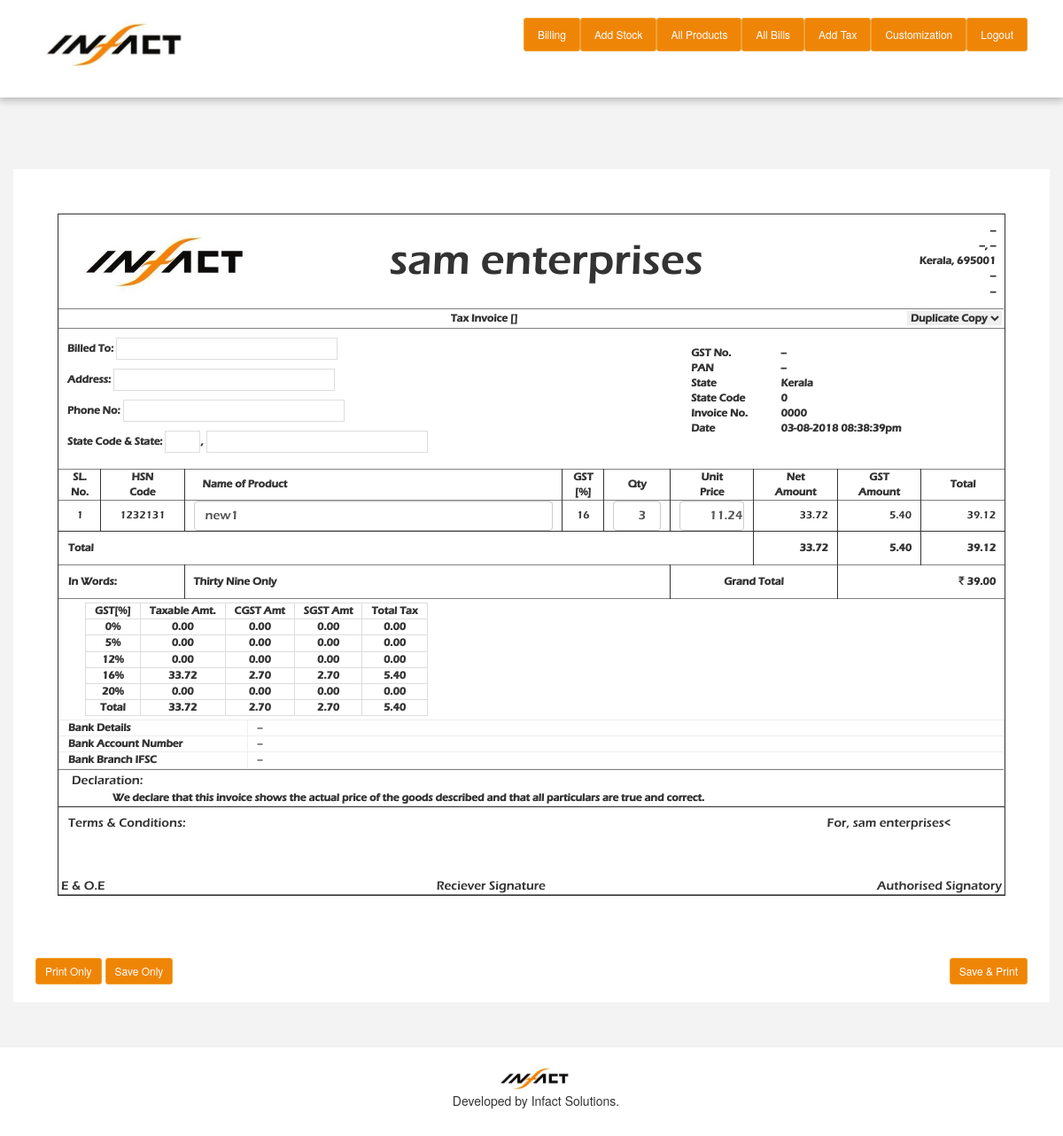
/edit_bill.php?id=44 (signed in), run on the app's committed database.
### tables this page shows
CREATE TABLE `company` (
  `id` int(11) NOT NULL AUTO_INCREMENT,
  `name` varchar(400) NOT NULL,
  `gst` varchar(30) NOT NULL,
  `pan` varchar(30) NOT NULL,
  `phone1` varchar(30) NOT NULL,
  `phone2` varchar(30) NOT NULL,
  `email` varchar(200) NOT NULL,
  `website` varchar(200) NOT NULL,
  `street` varchar(400) NOT NULL,
  `city` varchar(100) NOT NULL,
  `district` varchar(100) NOT NULL,
  `state` varchar(100) NOT NULL,
  `statecode` int(11) NOT NULL,
  `country` varchar(100) NOT NULL,
  `pin` int(11) NOT NULL,
  `bankname` varchar(100) NOT NULL,
  `bankaccno` varchar(100) NOT NULL,
  `bankifsc` varchar(100) NOT NULL,
  `created` date NOT NULL,
  `updated` date NOT NULL,
  `logo` varchar(200) NOT NULL,
  `password` varchar(50) NOT NULL,
  PRIMARY KEY (`id`)
);

CREATE TABLE `bill` (
  `id` int(11) NOT NULL AUTO_INCREMENT,
  `bill_no` int(11) NOT NULL,
  `cust_name` varchar(200) NOT NULL,
  `cust_state` varchar(50) NOT NULL,
  `state_code` varchar(11) NOT NULL,
  `cust_gst` varchar(30) NOT NULL,
  `cust_address` varchar(200) NOT NULL,
  `cust_phone` varchar(20) NOT NULL,
  `type` int(11) NOT NULL,
  `amount` decimal(15,2) NOT NULL,
  `creditbill` int(11) NOT NULL,
  `credit` decimal(15,2) NOT NULL,
  `paid` decimal(15,2) NOT NULL,
  `items` longtext NOT NULL,
  `created` date NOT NULL,
  `file_url` varchar(100) NOT NULL,
  `remarks` text NOT NULL,
  PRIMARY KEY (`id`)
);

CREATE TABLE `products` (
  `id` int(11) NOT NULL AUTO_INCREMENT,
  `uniqueid` varchar(10) NOT NULL,
  `title` varchar(300) NOT NULL,
  `buy_price` decimal(15,2) NOT NULL,
  `sell_price` decimal(15,2) NOT NULL,
  `stock` int(11) NOT NULL,
  `tax` int(11) NOT NULL,
  `created` date NOT NULL,
  `updated` date NOT NULL,
  `remarks` int(11) NOT NULL,
  PRIMARY KEY (`id`)
);

CREATE TABLE `tax` (
  `id` int(11) NOT NULL AUTO_INCREMENT,
  `title` varchar(100) NOT NULL,
  `value` int(11) NOT NULL,
  `created` date NOT NULL,
  `updated` date NOT NULL,
  PRIMARY KEY (`id`)
);

### edit_bill.php (the view, shortened to what this page needs)
<?php include("header.php");?>
<?php
$bill_id = $_GET['id'];
$title = $datalist_options = "";
$fetch_product_query = "SELECT * FROM `products`;";
$result = $conn->query($fetch_product_query);
if($result->num_rows>0){
	while($rows = $result->fetch_assoc()){
		$id 			= $rows['id'];
		$product_code 	= $rows['uniqueid'];
		$title 			= $rows['title'];
		$datalist_options .= '<option value="'.$title.'['.$product_code.']--'.$id.'">';
	}
}
else{
	$datalist_options .= '<option value="No Products Available [0000]">';
}
$fetch_company_query = "SELECT * FROM `company`;";
$result_company = $conn->query($fetch_company_query);
if($result_company->num_rows>0){
	while($rows_company = $result_company->fetch_assoc()){
		$name 		= $rows_company['name'];
		$logo_url	= $rows_company['logo'];
		$gst 		= $rows_company['gst'];
		$pan 		= $rows_company['pan'];
		$state 		= $rows_company["state"];
		$statecode 	= $rows_company['statecode'];
		$phone1 	= $rows_company["phone1"];
		$email 		= $rows_company["email"];
		$street 	= $rows_company["street"];
		$city 		= $rows_company["city"];
		$district 	= $rows_company["district"];
		$state 		= $rows_company["state"];
		$pin 		= $rows_company["pin"];
		$bankname 	= $rows_company["bankname"];
		$bankaccno 	= $rows_company["bankaccno"];
		$bankifsc 	= $rows_company["bankifsc"];
	}
}
$fetch_cust_query = "SELECT * FROM `bill` WHERE `id`=".$bill_id.";";
$result_cust = $conn->query($fetch_cust_query);
if($result_cust->num_rows>0){
	while($rows_cust = $result_cust->fetch_assoc()){
		$bill_number 		= sprintf('%04u', ($rows_cust['bill_no']));
		$cust_name	 		= $rows_cust["cust_name"];
		$cust_state 		= $rows_cust['cust_state'];
		$cust_state_code 	= $rows_cust['state_code'];
		$cust_address 		= $rows_cust['cust_address'];
		$cust_phone 		= $rows_cust['cust_phone'];
		$type 				= $rows_cust["type"];
		$items 				= json_decode($rows_cust["items"]);
		if($type == 1){$bill_type = "B2B"; $_checked_box = 'checked="true"'; $bill_prefix = 'S ';}
		else if($type == 2){$bill_type = "B2C"; $_checked_box = ''; $bill_prefix = 'SE ';}
		else{$bill_type = ""; $_checked_box = '';}
	}
}
$item_count = 1;
$item_rows = '';
foreach($items as $key){
	$prd_id 		= $key->id;
	$net_amount 	= $key->price * $key->qty;
	$gst_amoount 	= $net_amount / 100 * $key->tax;
	$total_amount 	= $net_amount + $gst_amoount;
	$fetch_added_product_query = "SELECT `stock` FROM `products` WHERE `id`=".$prd_id.";";
	$result_prd_added = $conn->query($fetch_added_product_query);
	if($result_prd_added->num_rows>0){
		while($rows_prd_added = $result_prd_added->fetch_assoc()){
			$prd_remaining	= $rows_prd_added['stock'];
		}
	}
	else{
		$prd_remaining = 999999;
	}
	$item_rows .= '
		<tr class="billing-rows" data-row-count="'.$item_count.'">
			<td class="text-center billcol-slno" data-row-count-slno="'.$item_count.'">'.$item_count.'</td>
			<td class="text-center billcol-code" data-row-count-code="'.$item_count.'" >'.$key->uniqueid.'</td>
			<td class="text-center billcol-name">
				<input id="productInputField" class="form-control product-input-field" list="productsDdList" type="text" data-search-by="name" data-row-count-prdname="'.$item_count.'" value="'.$key->title.'"/>
				<datalist id="productsDdList">
				  '.$datalist_options.'
				</datalist>
			</td>
			<td class="text-center billcol-tax" data-row-count-prdtax="'.$item_count.'">'.$key->tax.'</td>
			<td class="text-center billcol-qty">
				<input class="form-control form-pad-6 qty-input-field" data-row-count-prdqty="'.$item_count.'" data-row-prd-rem="'.$prd_remaining.'" type="number" min="1" value="'.$key->qty.'" />
			</td>
			<td class="text-center billcol-price">
				<input type="text" class="form-control form-pad-6 price-input-field" data-row-count-prdprice="'.$item_count.'" min="0" value="'.$key->price.'" />
			</td>
			<td class="text-center billcol-netamt" data-this-tax-val="'.$key->tax.'" data-row-count-netamt="'.$item_count.'">'.number_format($net_amount, 2).'</td>
			<td class="text-center billcol-taxamt" data-row-count-taxamt="'.$item_count.'">'.number_format($gst_amoount, 2).'</td>
			<td class="text-center billcol-total" data-row-count-prdttl="'.$item_count.'">'.number_format($total_amount, 2).'</td>
		</tr><input type="hidden" class="hidden-id-input" value="'.$prd_id.'" data-row-count-id="'.$item_count.'" />';
	$item_count++;
}
?>
<div class="container-fluid">
	<br><br>
	<div id="sectionToPrint" class="container bill-cont bill-table-container mar-b50">
		<div class="row">
			<div class="col-md-12">
				<div class="billing-table-container">
					<table class="bill-page-table" id="billHeader" width="100%" border="0">
						<tr>
							<th width="20%">
								<img alt="<?php echo $name;?>" class="bill-company-logo" src="<?php echo $logo_url;?>"/>
							</th>
							<th class="text-center">
								<h1 class="comp-name"><?php echo $name;?></h1>
							</th>
							<th width="20%" class="text-right">
								<p>
									<?php echo $street;?><br>
									<?php echo $city;?>, <?php echo $district;?><br>
									<?php echo $state;?>, <?php echo $pin;?><br>
									<?php echo $phone1;?><br>
									<?php echo $email;?><br>
								</p>
							</th>
						</tr>
					</table>
					<table class="bill-page-table" id="billHeaderSubInfo" width="100%" border="1">
						<tr>
							<th class="text-center">
								<select class="pull-right" style="border:none;">
									<option>Duplicate Copy</option>
								</select>
								<p class="bill-type-info">Tax Invoice [<?php echo $bill_type;?>]</p>
							</th>
						</tr>
					</table>
					<table class="bill-page-table" id="billHeaderInfo" width="100%" border="0">
						<tr>
							<th width="65%">
								<p>Billed To: <span class="customer-name-field" contentEditable><?php echo $cust_name;?></span></p>
								<p>Address: <span contentEditable class="customer-address-field"><?php echo $cust_address;?></span></p>
								<p>Phone No: <span class="customer-phone-field" contentEditable><?php echo $cust_phone;?></span></p>
								<p>State Code &amp; State: <span class="state-code-field" contentEditable><?php echo $cust_state_code;?></span>, <span class="customer-state-field" contentEditable><?php echo $cust_state;?></span></p>
							</th>
							<th>
								<table>
									<tr>
										<th width="45%">GST No.</th>
										<td><?php echo $gst;?></td>
									</tr>
									<tr>
										<th>PAN</th>
										<td><?php echo $pan;?></td>
									</tr>
									<tr>
										<th>State</th>
										<td><?php echo $state;?></td>
									</tr>
									<tr>
										<th>State Code</th>
										<td><?php echo $statecode;?></td>
									</tr>
									<tr>
										<th>Invoice No.</th>
										<td><?php echo $bill_prefix;?> <span id="billNo"><?php echo $bill_number;?></span></td>
									</tr>
									<tr>
										<th>Date</th>
										<td><?php echo date("d-m-Y h:i:sa") ?></td>
									</tr>
								</table>
							</th>
						</tr>
					</table>
	<br>
					<table class="bill-page-table" id="billgeneratingTable" width="100%" border="1">
						<thead>
							<tr>
								<th width="4.42%" class="text-center">
									SL. <br>No.
								</th>
								<th width="8.84%" class="text-center">
									HSN<br>Code
								</th>
								<th class="text-left pad-h20">
									Name of Product
								</th>
								<th width="4.42%" class="text-center">
									GST <br>[%]
								</th>
								<th width="7%" class="text-center">
									Qty
								</th>
								<th width="8.84%" class="text-center">
									Unit <br>Price
								</th>
								<th width="8.84%" class="text-center">
									Net <br>Amount
								</th>
								<th width="8.84%" class="text-center">
									GST <br>Amount
								</th>
								<th width="8.84%" class="text-center">
									Total
								</th>
							</tr>
						</thead>
						<tbody id="billgeneratingTableBody">
							<?php echo $item_rows;?>
						</tbody>
						<tfoot>
							<tr class="billing-table-foot">
								<th colspan="6" class="pad-h10 pad-v10">
									Total
								</th>
								<th id="netTotal" class="text-center pad-r10">
								</th>
								<th id="gstTotal" class="text-center pad-r10">
								</th>
								<th id="grandTotal" class="text-center pad-r10">
								</th>
							</tr>
							<tr class="billing-table-foot-1">
								<th colspan="2" class="pad-h10 pad-v10 font-s11">
									In Words:
								</th>
								<th colspan="3" id="wordTotal" class="text-left pad-h10 capitalize font-s11">
								</th>
								<th colspan="2" class="text-center pad-h10 font-s11">
									Grand Total
								</th>
								<th colspan="2" id="finalTotal" class="text-right pad-h10 font-s11">
								</th>
							</tr>
						</tfoot>
					</table>
					<table class="bill-page-table" id="billFootertax" border="1" style="border: 1px solid #ddd; margin: 4px 30px;">
						<tr>
							<th class="text-center pad-h10">GST[%]</th>
							<th class="text-center pad-h10">Taxable Amt.</th>
							<th class="text-center pad-h10">CGST Amt</th>
							<th class="text-center pad-h10">SGST Amt</th>
							<th class="text-center pad-h10">Total Tax</th>
						</tr>
<?php
	$sql_tax_table_query = 'SELECT * FROM `tax` ORDER BY `value` ASC;';
	$result_tax_table = $conn->query($sql_tax_table_query);
	if($result_tax_table->num_rows>0){
		while($rows = $result_tax_table->fetch_assoc()){
			echo '
				<tr class="tax-table-row" data-tax-row="'.$rows['value'].'">
					<th class="text-center">'.$rows['value'].'%</th>
					<th class="text-center" data-tax-row-taxable="'.$rows['value'].'"></th>
					<th class="text-center" data-tax-row-cgst="'.$rows['value'].'"></th>
					<th class="text-center" data-tax-row-sgst="'.$rows['value'].'"></th>
					<th class="text-center" data-tax-row-total="'.$rows['value'].'"></th>
				</tr>
			';
		}
		echo '
			<th class="text-center">Total</th>
			<th class="text-center taxable-amt-total"></th>
			<th class="text-center taxable-sgst-total"></th>
			<th class="text-center taxable-sgst-total"></th>
			<th class="text-center taxable-tax-total"></th>
		';
	}
?>
					</table>
					<table class="bill-page-table" id="billFooterBank" width="100%" border="1" style="border: none;">
						<tr>
							<th class="text-left pad-h10" width="20%">Bank Details</th>
							<td class="text-left pad-h10"><?php echo $bankname; ?></td>
						</tr>
						<tr>
							<th class="text-left pad-h10">Bank Account Number</th>
							<td class="text-left pad-h10"><?php echo $bankaccno; ?></td>
						</tr>
						<tr>
							<th class="text-left pad-h10">Bank Branch IFSC</th>
							<td class="text-left pad-h10"><?php echo $bankifsc; ?></td>
						</tr>
					</table>
					<table class="bill-page-table" id="billFooterDeclaration" width="100%" border="1">
						<tr>
							<th class="text-center">
								<h5 class="text-left pad-h10 mar-4">Declaration:</h5>
								<p class="text-left mar-b4" style="text-indent: 60px;">We declare that this invoice shows the actual price of the goods described and that all particulars are true and correct. </p>
							</th>
						</tr>
					</table>
					<table class="bill-page-table" id="billFooterTerms" width="100%" border="1">
						<tr>
							<th class="text-center">
								<h5> <span class="pull-left pad-h10"> Terms &amp; Conditions:</span> <span class="pull-right pad-r60 for-company-label">For, <?php echo $name; ?><</span></h5>
								<br><br><br><br>
								<h5 class="footer-signature"><span class="pull-left">E &amp; O.E</span><span>Reciever Signature</span><span class="pull-right">Authorised Signatory</span></h5>
							</th>
						</tr>
					</table>
				</div>
			</div>
		</div>
	</div>
	<div class="container">
		<div class="row">
			<div class="col-md-12">
				<table id="printButtons" width="100%" border="0">
					<tr>
						<th class="pad-h10 pad-v10 text-left">
							<button id="billPrintOnly" class="btn btn-sm btn-warning">Print Only</button>
							<button id="billSaveOnly" class="btn btn-sm btn-warning">Save Only </button>
						</th>
						<th class="pad-h10 pad-v10 text-right">
							<button id="billPrintSave" class="btn btn-sm btn-warning">Save &amp; Print </button>
						</th>
					</tr>
				</table>
			</div>
		</div>
	</div>
</div>
<?php include("footer.php");?>

### css/style.css (style rules this page uses)
.body-bg { background-color: rgb(243, 243, 243); }
.bill-cont { padding: 50px; min-height: 600px; }
.btn-warning { background-color: #ef8507; }
.pad-h10 { padding-left: 10px; padding-right: 10px; }
.pad-h20 { padding-left: 20px; padding-right: 20px; }
.pad-v10 { padding-top: 10px; padding-bottom: 10px; }
.mar-b50 { margin-bottom: 50px; }
.pad-r60 { padding-right: 60px; }
.mar-4 { margin: 4px; }
.mar-b4 { margin-bottom: 4px; }
.font-s11 { font-size: 12px !important; font-weight: bold; }
.capitalize { text-transform: capitalize; }
.form-pad-6 { padding: 6px; }
#sectionToPrint { font-size: 12px; }
.bill-company-logo { max-height: 70px; }
.bill-table-container { background-color: white; font-family: 'Eras_Demi_ITC'; }
#billgeneratingTable td { padding: 0 10px; }
.billing-table-container { border: 1px solid #333; margin-bottom: 70px; }
.billing-table-foot th,.billing-table-foot-1 th,#billgeneratingTable th,#billgeneratingTable td { border-right: 1px solid #333; }
.billing-table-foot th,#billFooterTerms { border-top: 1px solid #333; }
.billing-table-foot th:last-child,.billing-table-foot-1 th:last-child,#billgeneratingTable th:last-child,#billgeneratingTable td:last-child { border-right: none; }
.billing-table-container table { border-right: none; border-left: none; }
table#billHeader th { padding: 10px; }
#billHeader h1 { font-size: 48px; margin-top: 10px; }
table#billHeaderInfo th { padding-left: 10px; }
table#billHeaderSubInfo th { padding: 2px; }
table#billHeaderInfo p { margin-top: 10px; }
span[contentEditable] { padding: 3px 10px; border: 1px solid #ddd; min-width: 250px; display: inline-block; min-height: 14px; }
.state-code-field { min-width: 40px !important; }
#printButtons { margin-top: -110px; }
.price-input-field,.qty-input-field { text-align: right; padding: 0 1px 0 0; }
.billcol-netamt,.billcol-taxamt,.billcol-total,#netTotal,#gstTotal,#grandTotal { text-align: right; }
.pad-r10 { padding-right: 10px; }
.billing-rows { border-bottom: none; }
#sectionToPrint p { margin: 0; }
#billFooterDeclaration { border-bottom: none; }
.footer-signature { margin: 0; padding: 2px; }

### data on the page
company: logo (picture), name "sam enterprises", street "--", city "--", district "--", state "Kerala", pin "695001", phone1 "--", email "--", gst "--", pan "--", statecode "0", bankname "--", bankaccno "--", bankifsc "--"
bill: bill_no "0000"
products: uniqueid "1232131", title "new1", tax "16", value "3", sell_price "11.24", sell_price "33.72", sell_price "5.40", sell_price "39.12"
tax: value "0"
tax: value "5"
tax: value "12"
tax: value "16"
tax: value "20"
